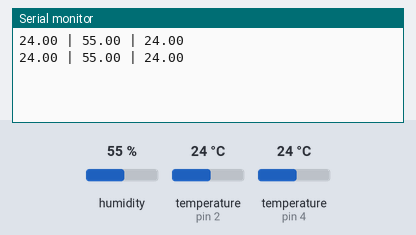
This sketch was run on a simulated Arduino Uno, built with avr-gcc and run on an emulated ATmega328P. Shown: the last lines printed to the serial monitor. The test bench sets the inputs (shaded band); at power-on: humidity 55 %, temperature (sensors on pin 2, pin 4) 24 °C.

Above: at 2.8 s.
2.9 s: humidity set to 22 %
At 4.3 s:
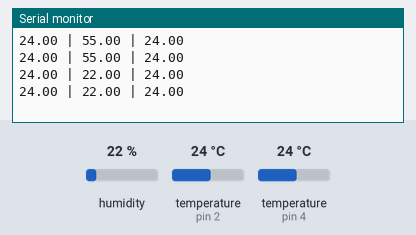
4.4 s: temperature (sensor on pin 2) set to 12 °C
At 5.7 s:
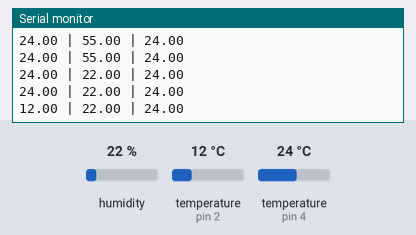
5.9 s: temperature (sensor on pin 4) set to 12 °C
At 6.9 s:
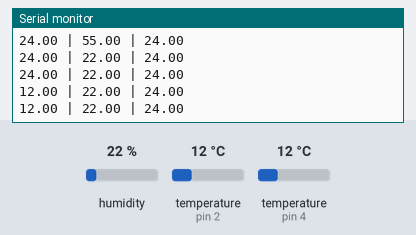
7.4 s: temperature (sensor on pin 2) set to 19 °C
At 7.4 s:
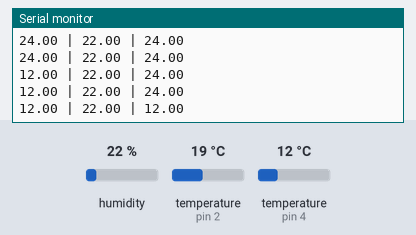
8.9 s: humidity set to 40 %
At 9.8 s:
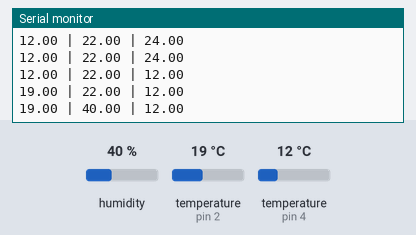
Timing chart, 0 to 11.4 s (numbered marks = the images above; inputs shaded):
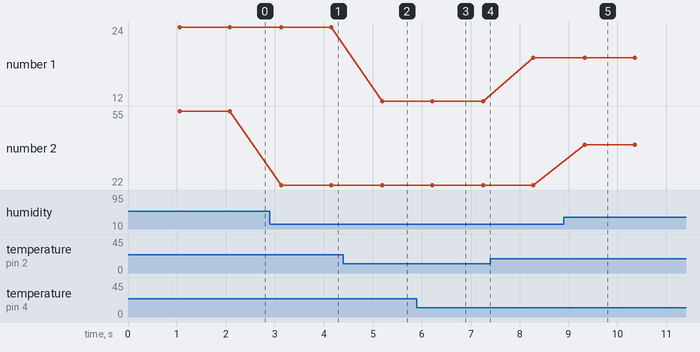

The sketch:

Temperature.ino
```cpp
#include <OneWire.h>

#include <DHT.h>
#define DHTPIN_TERMPERATURE 2 // Тот самый номер пина, о котором упоминалось выше
#define DHTPIN_HUMIDITY 4 // Тот самый номер пина, о котором упоминалось выше

OneWire ds(DHTPIN_TERMPERATURE);
DHT dht(DHTPIN_HUMIDITY, DHT11);


byte addr[8];
void setup() {
    Serial.begin(9600);
    dht.begin();
    ds.search(addr);
    ds.reset();
}

void loop() {
    byte i;
    byte data[12];
    float celsius;

    // поиск датчика
    ds.reset_search();
    bool isFound = ds.search(addr);

    if ( !isFound) {
        ds.reset_search();
        delay(250);
        return;
    }
    ds.reset();
    ds.select(addr);
    ds.write(0x44, 1); // измерение температуры

    delay(1000);
    ds.reset();
    ds.select(addr);
    ds.write(0xBE); // начало чтения измеренной температуры
    //показания температуры из внутренней памяти датчика
    for ( i = 0; i < 9; i++) {
        data[i] = ds.read();
    }
    int16_t raw = (data[1] << 8) | data[0];
    // датчик может быть настроен на разную точность, выясняем её
    byte cfg = (data[4] & 0x60);
    if (cfg == 0x00) raw = raw & ~7; // точность 9-разрядов, 93,75 мс
    else if (cfg == 0x20) raw = raw & ~3; // точность 10-разрядов, 187,5 мс
    else if (cfg == 0x40) raw = raw & ~1; // точность 11-разрядов, 375 мс
    // преобразование показаний в градусы Цельсия
    celsius = (float)raw / 16.0;

    float h = dht.readHumidity(); //Измеряем влажность
    float t = dht.readTemperature(); //Измеряем температуру
    // if (isnan(h) || isnan(t)) {  // Проверка. Если не удается считать показания, выводится «Ошибка считывания», и программа завершает работу
    //     Serial.println("Ошибка считывания");
    // }
    String outVal = String(celsius) + " | " + String(h) + " | " + String(t);
    Serial.println(outVal);
}
```

Measured:
- after the input at 2.9 s, the serial monitor: prints a new line after 0.23 s (image 1)
- after the input at 4.4 s, the serial monitor: prints a new line after 0.79 s (image 2)
- after the input at 8.9 s, the serial monitor: prints a new line after 0.43 s (image 5)
- plotted number 1: 24 → 12 after the input at 4.4 s, 12 → 19 after the input at 7.4 s
- plotted number 2: 55 → 22 after the input at 2.9 s, 22 → 40 after the input at 8.9 s
